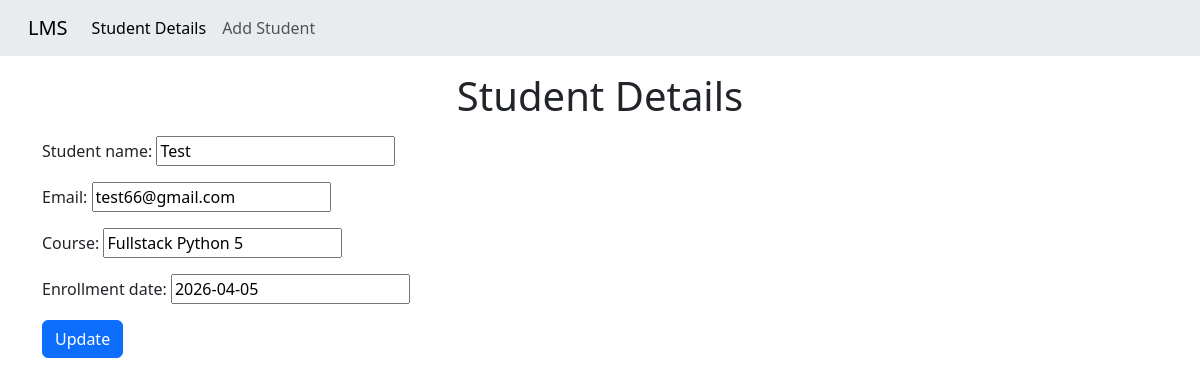
/details/4/, run on the app's committed database.
### student_CRUD/models.py (models this page shows, shortened)
class StudentDetail(models.Model) :
        student_name = models.CharField(max_length=100)
        email = models.EmailField(max_length=50 , unique=True)
        course = models.CharField(max_length=75)
        enrollment_date = models.DateField()

### student_CRUD/views.py (the view)
# urls.py: path("details/<int:id>/", views.details, name="details"),
def details(request, id) :
        if request.method == "POST" :
                student = get_object_or_404(StudentDetail, pk=id)
                form = StudentForm(request.POST, instance=student)
                if form.is_valid() :
                        form.save()
                        return redirect("homepage")
        student = get_object_or_404(StudentDetail,pk=id)
        form = StudentForm(instance=student)
        context = {
              "form" : form
      }
        return render(request, "view_details.html", context)

### student_CRUD/forms.py
class StudentForm(forms.ModelForm) :
        class Meta :
                model = StudentDetail
                fields = ["student_name", "email", "course", "enrollment_date"]

### student_CRUD/templates/view_details.html
{% extends "master.html" %} {% block content %}
<h1 class="text-center mt-3 mb-3">Student Details</h1>
<div class="container">
  <form action="" method="POST">
    {% csrf_token %} {{ form.as_p }}
    <button type="submit" class="btn btn-primary">Update</button>
  </form>
</div>
{% endblock content %}

### data on the page
StudentDetail: student_name "Test", email "test66@gmail.com", course "Fullstack Python 5", enrollment_date "2026-04-05"
